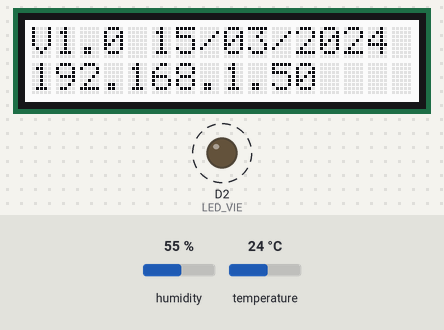
A sketch run on a simulated Arduino Uno R4 WiFi. Shown: 16×2 character LCD, output pins drawn as LEDs (lit = HIGH). Dashed ring = blinking. The inputs (shaded band) are chosen by the test bench; at power-on: humidity 55 %, temperature 24 °C. WiFi joins after 1.5 s; servers stay silent unless stated; network time is answered at once with the bench clock; the local clock reads 2024-03-15 10:24:30 at power-on unless the sketch sets it; what the sketch prints to the serial monitor is not drawn.

Above: at 2.7 s.
2.8 s: humidity set to 22 %
At 8.75 s:
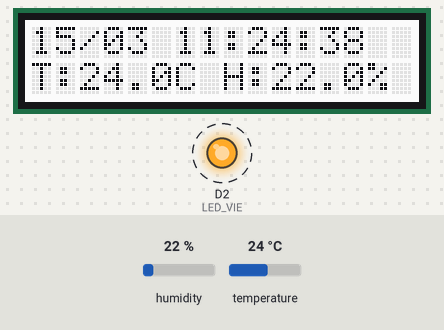
8.8 s: temperature set to 12 °C
At 10.55 s:
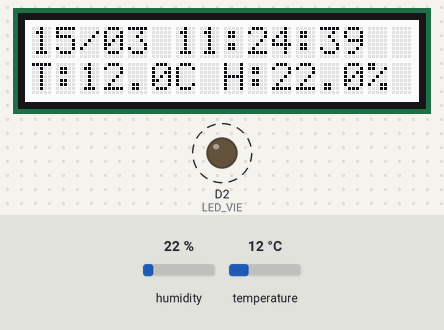
11.8 s: humidity set to 40 %
At 13.89 s:
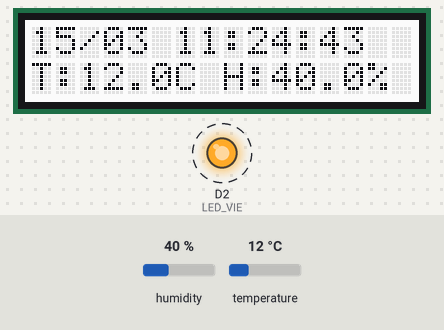
15.2 s: temperature set to 19 °C
At 18.55 s:
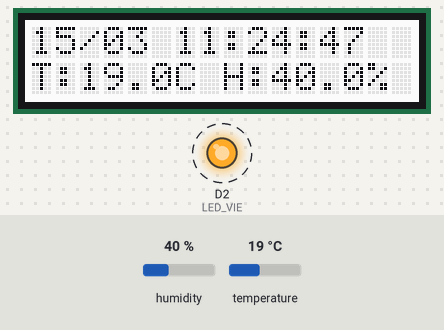
Timing chart, 0 to 18.9 s (numbered marks = the images above; inputs shaded):
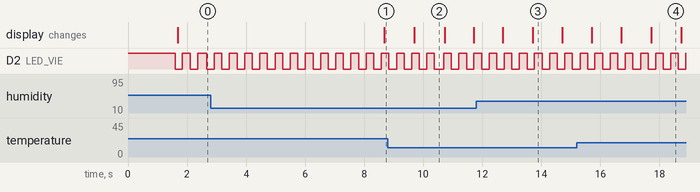

Measured:
- after the input at 2.8 s, the display: changes after 5.9 s (image 1)
- by itself, D2 (LED_VIE): alternates HIGH for 0.26 s and LOW for 0.26 s
- what the display in image 2 shows lasts 1.0 s, from 9.7 s to 10.7 s

The sketch:

test_wifi_ntp_r4.ino
```cpp
#include "arduino_secrets.h"

/*
 * Projet IoT - TP 6.1.3
 * Arduino UNO R4 WiFi - TempHumiX
 *
 * WiFi + NTP + RTC + DHT22 + LCD + LED
 *
 * Serveur NTP : 192.168.1.254
 * DHT22       : A0
 * LED_VIE     : D2 (active LOW)
 * LCD         : I2C 16x2
 */

#include <WiFiS3.h>
#include <WiFiUdp.h>
#include <NTPClient.h>
#include <Wire.h>
#include <rgb_lcd.h>
#include <DHT.h>
#include "RTC.h"

// ====================================
// 1. Configuration
// ====================================


#define DHTPIN A0
#define DHTTYPE DHT22
#define LED_VIE 2

DHT dht(DHTPIN, DHTTYPE);
rgb_lcd lcd;

WiFiUDP ntpUDP;

// Nouvelle adresse NTP donnee par le professeur
NTPClient ntp(
  ntpUDP,
  IPAddress(192, 168, 1, 254),
  0,
  60000
);

// ====================================
// 2. Variables globales
// ====================================

bool wifiConnecte = false;
bool ntpDemarre = false;
bool heureSynchronisee = false;
bool rtcDisponible = false;
bool mesuresValides = false;
bool etatLED = false;

float temperature = 0.0;
float humidite = 0.0;

unsigned long dernierLED = 0;
unsigned long derniereMesure = 0;
unsigned long dernierAffichage = 0;
unsigned long derniereTentativeWiFi = 0;
unsigned long derniereTentativeNTP = 0;
unsigned long debutAccueil = 0;

// ====================================
// 3. Verification WiFi
// ====================================

bool wifiOK() {

  if (WiFi.status() != WL_CONNECTED) {
    return false;
  }

  IPAddress ip = WiFi.localIP();

  return ip[0] != 0 ||
         ip[1] != 0 ||
         ip[2] != 0 ||
         ip[3] != 0;
}

// ====================================
// 4. Connexion WiFi
// ====================================

void setup_wifi() {

  Serial.println("Connexion WiFi...");
  Serial.print("SSID : ");
  Serial.println(WIFI_SSID);

  // Connexion au reseau du TP
  WiFi.begin(WIFI_SSID, WIFI_PASS);

  derniereTentativeWiFi = millis();
}

// ====================================
// 5. Gestion WiFi
// ====================================

void gererWiFi() {

  bool connexionOK = wifiOK();

  // Nouvelle connexion reussie
  if (connexionOK && !wifiConnecte) {

    wifiConnecte = true;

    Serial.println("WiFi connecte !");
    Serial.print("Adresse IP : ");
    Serial.println(WiFi.localIP());

    // Initialiser NTP apres connexion WiFi
    ntp.begin();
    ntpDemarre = true;

    // Autoriser une synchronisation immediate
    derniereTentativeNTP = millis() - 15000UL;
  }

  // Perte de connexion
  if (!connexionOK && wifiConnecte) {

    wifiConnecte = false;

    Serial.println("WiFi deconnecte");

    if (ntpDemarre) {
      ntp.end();
      ntpDemarre = false;
    }
  }

  // Reconnexion toutes les 20 secondes
  if (!connexionOK &&
      millis() - derniereTentativeWiFi >= 20000UL) {

    setup_wifi();
  }
}

// ====================================
// 6. Heure d'ete / heure d'hiver
// ====================================

// 0 = dimanche
int jourSemaine(int an, int mois, int jour) {

  const int t[] = {
    0, 3, 2, 5, 0, 3,
    5, 1, 4, 6, 2, 4
  };

  if (mois < 3) {
    an--;
  }

  return (
    an + an / 4 - an / 100 +
    an / 400 + t[mois - 1] + jour
  ) % 7;
}

// Decalage UTC pour la France
int decalageFrance(const RTCTime &utc) {

  int an = utc.getYear();
  int mois = Month2int(utc.getMonth());
  int jour = utc.getDayOfMonth();
  int heure = utc.getHour();

  // Hiver : UTC+1
  if (mois < 3 || mois > 10) return 1;

  // Ete : UTC+2
  if (mois > 3 && mois < 10) return 2;

  // Dernier dimanche du mois
  int dernierDimanche =
    31 - jourSemaine(an, mois, 31);

  // Passage a l'heure d'ete
  if (mois == 3) {

    if (jour > dernierDimanche) return 2;
    if (jour < dernierDimanche) return 1;

    return heure >= 1 ? 2 : 1;
  }

  // Passage a l'heure d'hiver
  if (jour < dernierDimanche) return 2;
  if (jour > dernierDimanche) return 1;

  return heure < 1 ? 2 : 1;
}

// ====================================
// 7. Lecture de l'heure RTC
// ====================================

bool lireHeureLocale(RTCTime &locale) {

  if (!heureSynchronisee || !rtcDisponible) {
    return false;
  }

  RTCTime utc;

  if (!RTC.getTime(utc)) {
    return false;
  }

  // Convertir UTC en heure francaise
  time_t timestamp =
    utc.getUnixTime() +
    decalageFrance(utc) * 3600L;

  locale = RTCTime(timestamp);

  return true;
}

// ====================================
// 8. Synchronisation NTP
// ====================================

void synchroniserNTP() {

  if (!wifiConnecte ||
      !ntpDemarre ||
      !rtcDisponible) {
    return;
  }

  unsigned long maintenant = millis();

  // En cas d'echec : reessayer apres 15 s
  // Apres succes : synchroniser toutes les 15 min
  unsigned long intervalle =
    heureSynchronisee ? 900000UL : 15000UL;

  if (maintenant - derniereTentativeNTP
      < intervalle) {
    return;
  }

  derniereTentativeNTP = maintenant;

  Serial.println("======================");
  Serial.println("Synchronisation NTP...");
  Serial.println("Serveur : 192.168.1.254");

  // Envoyer une requete NTP
  if (ntp.forceUpdate()) {

    unsigned long epoch = ntp.getEpochTime();

    // Verifier la validite du timestamp
    if (epoch < 1700000000UL) {

      Serial.println("Date NTP invalide");
      return;
    }

    // Stocker l'heure UTC dans le RTC
    RTCTime heureUTC((time_t)epoch);

    if (RTC.setTime(heureUTC)) {

      if (!heureSynchronisee) {
        debutAccueil = millis();
      }

      heureSynchronisee = true;

      Serial.println("NTP OK !");
      Serial.println("RTC mis a jour");

      RTCTime heureLocale;

      if (lireHeureLocale(heureLocale)) {
        Serial.print("Date et heure : ");
        Serial.println(heureLocale.toString());
      }

    } else {

      Serial.println("Erreur RTC");
    }

  } else {

    Serial.println("NTP indisponible");
    Serial.println("Nouvel essai dans 15 s");
  }
}

// ====================================
// 9. Acquisition DHT22
// ====================================

void lireDHT22() {

  float t = dht.readTemperature();
  float h = dht.readHumidity();

  if (isnan(t) || isnan(h)) {

    Serial.println("Erreur DHT22");
    return;
  }

  temperature = t;
  humidite = h;
  mesuresValides = true;

  Serial.print("Temperature : ");
  Serial.print(temperature, 1);
  Serial.print(" C | Humidite : ");
  Serial.print(humidite, 1);
  Serial.println(" %");
}

// ====================================
// 10. Affichage LCD
// ====================================

void afficherLigne(byte ligne, const char *texte) {

  lcd.setCursor(0, ligne);
  lcd.print("                ");

  lcd.setCursor(0, ligne);
  lcd.print(texte);
}

void afficherMesures() {

  lcd.setCursor(0, 1);
  lcd.print("                ");
  lcd.setCursor(0, 1);

  if (!mesuresValides) {

    lcd.print("Attente DHT22");
    return;
  }

  lcd.print("T:");
  lcd.print(temperature, 1);
  lcd.print("C H:");
  lcd.print(humidite, 1);
  lcd.print("%");
}

// ====================================
// 11. Affichage principal
// ====================================

void afficherLCD() {

  // Avant la synchronisation
  if (!heureSynchronisee) {

    if (!wifiConnecte) {
      afficherLigne(0, "WiFi en attente");
    } else {
      afficherLigne(0, "NTP en attente");
    }

    afficherMesures();
    return;
  }

  RTCTime heureLocale;

  if (!lireHeureLocale(heureLocale)) {

    afficherLigne(0, "Erreur RTC");
    afficherMesures();
    return;
  }

  char ligne[17];

  // ==================================
  // Ecran du professeur : 6 secondes
  // ==================================

  if (millis() - debutAccueil < 6000UL) {

    // Ligne 1 : version + date
    snprintf(
      ligne,
      sizeof(ligne),
      "V1.0 %02d/%02d/%04d",
      heureLocale.getDayOfMonth(),
      Month2int(heureLocale.getMonth()),
      heureLocale.getYear()
    );

    afficherLigne(0, ligne);

    // Ligne 2 : adresse IP
    lcd.setCursor(0, 1);
    lcd.print("                ");
    lcd.setCursor(0, 1);
    lcd.print(WiFi.localIP());

  } else {

    // ==================================
    // Affichage normal
    // ==================================

    // Ligne 1 : date et heure
    snprintf(
      ligne,
      sizeof(ligne),
      "%02d/%02d %02d:%02d:%02d",
      heureLocale.getDayOfMonth(),
      Month2int(heureLocale.getMonth()),
      heureLocale.getHour(),
      heureLocale.getMinutes(),
      heureLocale.getSeconds()
    );

    afficherLigne(0, ligne);

    // Ligne 2 : temperature et humidite
    afficherMesures();
  }
}

// ====================================
// 12. Setup
// ====================================

void setup() {

  Serial.begin(9600);

  // LED de vie : active LOW
  pinMode(LED_VIE, OUTPUT);
  digitalWrite(LED_VIE, HIGH);

  // Capteur DHT22
  dht.begin();

  // LCD
  Wire.begin();
  lcd.begin(16, 2);
  lcd.clear();

  afficherLigne(0, "Demarrage...");

  // Initialisation du RTC
  rtcDisponible = RTC.begin();

  if (!rtcDisponible) {
    Serial.println("Erreur initialisation RTC");
  }

  // Demarrer WiFi
  // NTP sera initialise apres la connexion
  setup_wifi();

  // Autoriser une premiere mesure immediate
  derniereMesure = millis() - 2000UL;

  Serial.println("TempHumiX V1.0 demarre");
}

// ====================================
// 13. Loop
// ====================================

void loop() {

  unsigned long maintenant = millis();

  // LED de vie : 2 Hz
  // 250 ms allumee + 250 ms eteinte
  if (maintenant - dernierLED >= 250UL) {

    dernierLED = maintenant;

    etatLED = !etatLED;

    digitalWrite(
      LED_VIE,
      etatLED ? LOW : HIGH
    );
  }

  // DHT22 : mesure toutes les 2 secondes
  if (maintenant - derniereMesure >= 2000UL) {

    derniereMesure = maintenant;
    lireDHT22();
  }

  // Gestion de la connexion WiFi
  gererWiFi();

  // Synchronisation NTP
  synchroniserNTP();

  // LCD : mise a jour chaque seconde
  if (maintenant - dernierAffichage >= 1000UL) {

    dernierAffichage = maintenant;
    afficherLCD();
  }

  delay(10);
}
```

arduino_secrets.example.h
```cpp
#pragma once

const char WIFI_SSID[] = "REPLACE_ME";
const char WIFI_PASS[] = "REPLACE_ME";
```
